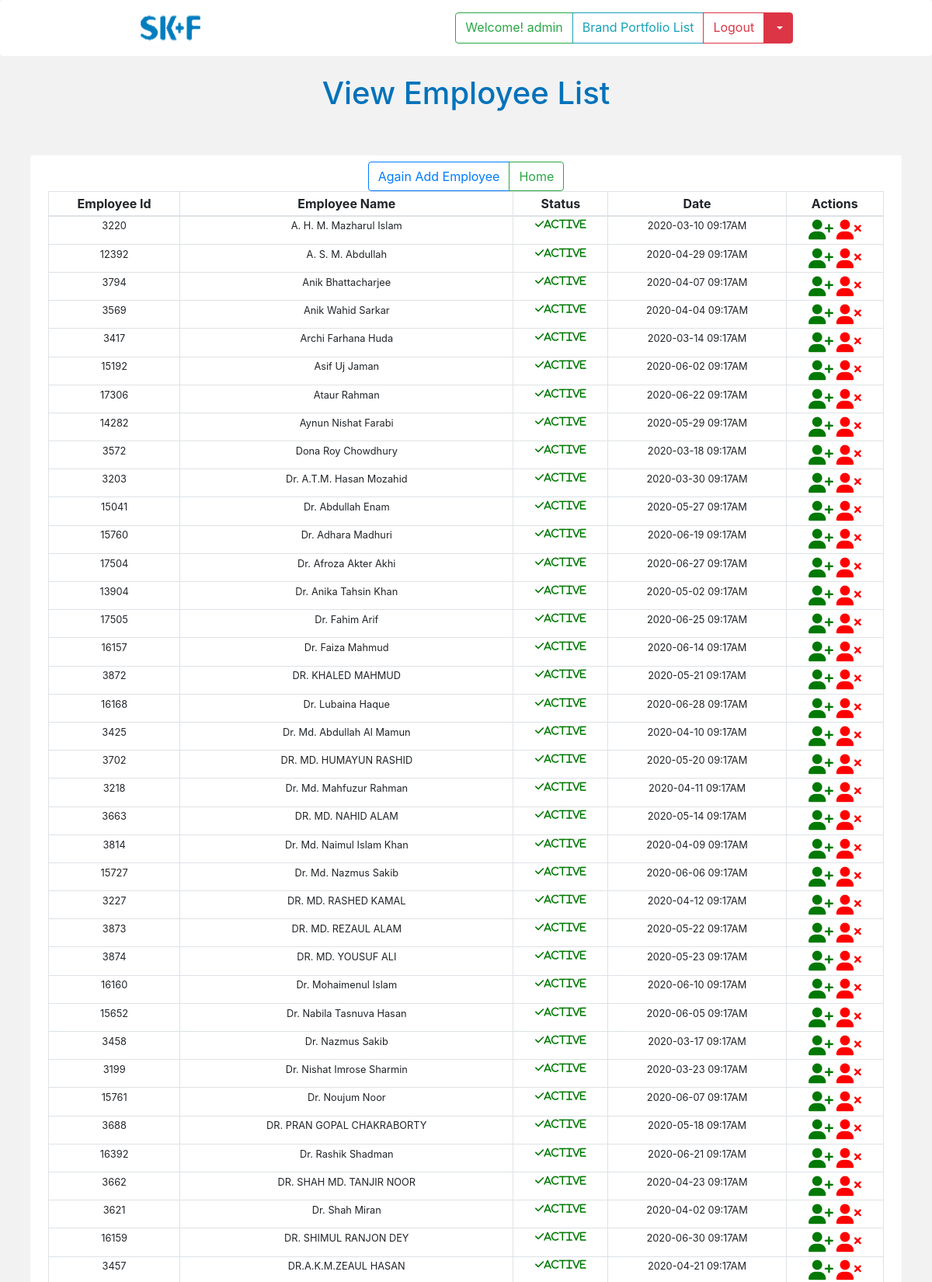
/skf-bp/ViewEmployee.php (signed in, upper part), run on the app's committed database.
### tables this page shows
CREATE TABLE `employee` (
  `id` int(11) NOT NULL,
  `exid` varchar(250) NOT NULL,
  `exname` varchar(250) NOT NULL,
  `status` int(11) NOT NULL,
  `date` timestamp NOT NULL DEFAULT CURRENT_TIMESTAMP ON UPDATE CURRENT_TIMESTAMP
);

### skf-bp/ViewEmployee.php (the view, shortened to what this page needs)
<?php
include("connection.php");
if (!isset($_SESSION['login'])) {
    header("Location: login.php");
}
else{
    if ($_SESSION['role'] == 'admin')  {
        $url = "userList2.php";
        ?>
        <?php
    }
}
$result = $conn->query("SELECT * FROM `employee` WHERE status=1 order by `exname` ASC");
$user = $result->fetch_all(MYSQLI_ASSOC);
$result1 = $conn->query("SELECT * FROM `employee` order by `exname` ASC");
$user1 = $result1->fetch_all(MYSQLI_ASSOC);
?>
    <!doctype html>
    <html lang="en">
    <head>
        <link rel="stylesheet" href="https://maxcdn.bootstrapcdn.com/bootstrap/4.0.0/css/bootstrap.min.css"
>
        <link rel="stylesheet" type="text/css" href="https://cdn.datatables.net/v/bs4-4.1.1/jq-3.3.1/jszip-2.5.0/dt-1.10.20/af-2.3.4/b-1.6.1/b-colvis-1.6.1/b-flash-1.6.1/b-html5-1.6.1/b-print-1.6.1/fh-3.1.6/kt-2.5.1/r-2.2.3/sc-2.0.1/sp-1.0.1/sl-1.3.1/datatables.min.css"/>
    </head>
    <body style="background: #f2f2f2">
    <div class="container-fluid d-flex justify-content-around shadow-lg py-3 mb-4 bg-white rounded sticky-top">
        <a href="home.php"><img src="images/TransparentSkf.png" alt="Smiley face" height="40" width="80"></a>
        <div class="btn-group" role="group" aria-label="Button group with nested dropdown">
            <a href="#" class="btn btn-outline-success">Welcome! <?php echo $_SESSION['username1'] ?></a>
            <a href="<?php echo $url; ?>" class="btn btn-outline-info">Brand Portfolio List</a>
            <a type="button" href="#" class="btn btn-outline-danger">Logout</a>
            <div class="btn-group" role="group">
                <button id="btnGroupDrop1" type="button" class="btn btn-danger dropdown-toggle" data-toggle="dropdown"
                        aria-haspopup="true" aria-expanded="false">
                </button>
            </div>
        </div>
    </div>
    <h1 class="text-center" style="color: #0072bb">View Employee List</h1>
    <br>
                    <?php foreach ($user as $row) : ?>
                        <tr class="small">
                            <td><?php echo $row['exid'] ?></td>
                            <td><?php echo $row['exname'] ?></td>
                        </tr>
                    <?php endforeach; ?>
    <div class="container-fluid " id="adminEmployee">
        <div class="row shadow-lg bg-white rounded p-2 m-4">
            <div class="col-md-12">
                <div class="btn-group d-flex justify-content-center" role="group" aria-label="Basic example">
                    <a type="button" href="AddEmployee.php" class="btn btn-outline-primary ">Again Add Employee</a>
                    <a type="button" href="home.php" class="btn btn-outline-success ">Home</a></h4>
                </div>
                <table class="table table-sm table-bordered text-center table-responsive-md table-responsive-sm" id="example2" name="example2">
                    <thead >
                    <th>Employee Id</th>
                    <th>Employee Name</th>
                    <th>Status</th>
                    <th>Date</th>
                    <th>Actions</th>
                    </thead>
                    <tbody>
                    <?php foreach ($user1 as $row1) : ?>
                        <tr class="small">
                            <td><?php echo $row1['exid'] ?></td>
                            <td><?php echo $row1['exname'] ?></td>
                            <td><?php echo $row1['status']== 0 ? "<i  style=\"color: red\"  class=\"fa fa-times \" aria-hidden=\"true\"> Inactive</i>" : "<i  style=\"color: #007904\"  class=\"fa fa-check \" aria-hidden=\"true\">Active</i> "; ?></td>
                            <td><?php echo $showDate = date("Y-m-d h:iA", strtotime($row1['date'])); ?></td>
                            <td>
                                <a href="ActiveEmployeQuery.php?exid=<?php echo $row1['exid']; ?>" onclick="return confirm('Are You Sure about Re-activing This Employee <?php echo $row['exid']; ?>?') "
                                ><i class="fa fa-user-plus fa-2x" style="color: #007904" aria-hidden="true"></i></a>
                                <a href="DeleteEmployeQuery.php?exid=<?php echo $row1['exid']; ?>" onclick="return confirm('Are You Sure about deleting This Employee <?php echo $row['exid']; ?>?') "
                                ><i class="fa fa-user-times fa-2x" style="color: red" aria-hidden="true"></i></a>
                            </td>
                        </tr>
                    <?php endforeach; ?>
                    </tbody>
                </table>
            </div>
        </div>
    </div>
    </body>
    </html>

### data on the page
employee: exid "3220", exname "A. H. M. Mazharul Islam", status "Active", date "2020-03-10 09:17AM"
employee: exid "12392", exname "A. S. M. Abdullah", status "Active", date "2020-04-29 09:17AM"
employee: exid "3794", exname "Anik Bhattacharjee", status "Active", date "2020-04-07 09:17AM"
employee: exid "3569", exname "Anik Wahid Sarkar", status "Active", date "2020-04-04 09:17AM"
employee: exid "3417", exname "Archi Farhana Huda", status "Active", date "2020-03-14 09:17AM"
employee: exid "15192", exname "Asif Uj Jaman", status "Active", date "2020-06-02 09:17AM"
employee: exid "17306", exname "Ataur Rahman", status "Active", date "2020-06-22 09:17AM"
employee: exid "14282", exname "Aynun Nishat Farabi", status "Active", date "2020-05-29 09:17AM"
employee: exid "3572", exname "Dona Roy Chowdhury", status "Active", date "2020-03-18 09:17AM"
employee: exid "3203", exname "Dr. A.T.M. Hasan Mozahid", status "Active", date "2020-03-30 09:17AM"
employee: exid "15041", exname "Dr. Abdullah Enam", status "Active", date "2020-05-27 09:17AM"
employee: exid "15760", exname "Dr. Adhara Madhuri", status "Active", date "2020-06-19 09:17AM"
employee: exid "17504", exname "Dr. Afroza Akter Akhi", status "Active", date "2020-06-27 09:17AM"
employee: exid "13904", exname "Dr. Anika Tahsin Khan", status "Active", date "2020-05-02 09:17AM"
employee: exid "17505", exname "Dr. Fahim Arif", status "Active", date "2020-06-25 09:17AM"
employee: exid "16157", exname "Dr. Faiza Mahmud", status "Active", date "2020-06-14 09:17AM"
employee: exid "3872", exname "DR. KHALED MAHMUD", status "Active", date "2020-05-21 09:17AM"
employee: exid "16168", exname "Dr. Lubaina Haque", status "Active", date "2020-06-28 09:17AM"
employee: exid "3425", exname "Dr. Md. Abdullah Al Mamun", status "Active", date "2020-04-10 09:17AM"
employee: exid "3702", exname "DR. MD. HUMAYUN RASHID", status "Active", date "2020-05-20 09:17AM"
employee: exid "3218", exname "Dr. Md. Mahfuzur Rahman", status "Active", date "2020-04-11 09:17AM"
employee: exid "3663", exname "DR. MD. NAHID ALAM", status "Active", date "2020-05-14 09:17AM"
employee: exid "3814", exname "Dr. Md. Naimul Islam Khan", status "Active", date "2020-04-09 09:17AM"
employee: exid "15727", exname "Dr. Md. Nazmus Sakib", status "Active", date "2020-06-06 09:17AM"
employee: exid "3227", exname "DR. MD. RASHED KAMAL", status "Active", date "2020-04-12 09:17AM"
employee: exid "3873", exname "DR. MD. REZAUL ALAM", status "Active", date "2020-05-22 09:17AM"
employee: exid "3874", exname "DR. MD. YOUSUF ALI", status "Active", date "2020-05-23 09:17AM"
employee: exid "16160", exname "Dr. Mohaimenul Islam", status "Active", date "2020-06-10 09:17AM"
employee: exid "15652", exname "Dr. Nabila Tasnuva Hasan", status "Active", date "2020-06-05 09:17AM"
employee: exid "3458", exname "Dr. Nazmus Sakib", status "Active", date "2020-03-17 09:17AM"
employee: exid "3199", exname "Dr. Nishat Imrose Sharmin", status "Active", date "2020-03-23 09:17AM"
employee: exid "15761", exname "Dr. Noujum Noor", status "Active", date "2020-06-07 09:17AM"
employee: exid "3688", exname "DR. PRAN GOPAL CHAKRABORTY", status "Active", date "2020-05-18 09:17AM"
employee: exid "16392", exname "Dr. Rashik Shadman", status "Active", date "2020-06-21 09:17AM"
employee: exid "3662", exname "DR. SHAH MD. TANJIR NOOR", status "Active", date "2020-04-23 09:17AM"
employee: exid "3621", exname "Dr. Shah Miran", status "Active", date "2020-04-02 09:17AM"
employee: exid "16159", exname "DR. SHIMUL RANJON DEY", status "Active", date "2020-06-30 09:17AM"
employee: exid "3457", exname "DR.A.K.M.ZEAUL HASAN", status "Active", date "2020-04-21 09:17AM"

### other printed values
$_SESSION['username1'] "admin"
